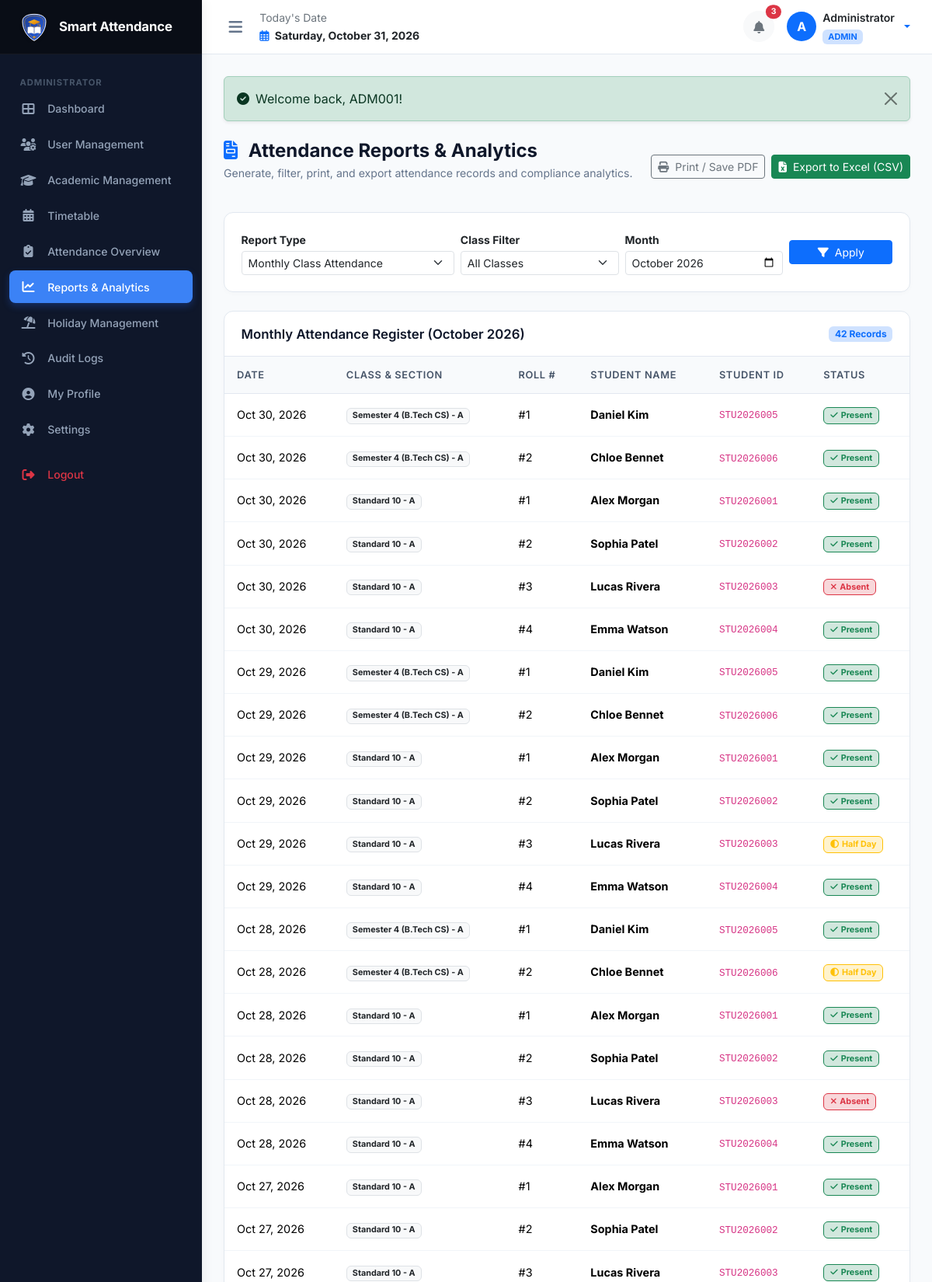
Screenshot of /admin/reports.php (signed in, upper part) with the database file from the repository.
### tables this page shows
CREATE TABLE `daily_attendance` (
  `id` INT AUTO_INCREMENT PRIMARY KEY,
  `student_id` INT NOT NULL,
  `class_id` INT NOT NULL,
  `section_id` INT NOT NULL,
  `academic_year_id` INT NOT NULL,
  `attendance_date` DATE NOT NULL,
  `status` ENUM('present', 'absent', 'late', 'half_day') NOT NULL,
  `marked_by` INT NOT NULL,
  `remarks` VARCHAR(255) NULL,
  `created_at` TIMESTAMP DEFAULT CURRENT_TIMESTAMP,
  `updated_at` TIMESTAMP DEFAULT CURRENT_TIMESTAMP ON UPDATE CURRENT_TIMESTAMP,
  UNIQUE KEY `uk_student_daily` (`student_id`, `attendance_date`),
  INDEX `idx_daily_filter` (`class_id`, `section_id`, `attendance_date`),
  FOREIGN KEY (`student_id`) REFERENCES `students`(`id`) ON DELETE CASCADE,
  FOREIGN KEY (`class_id`) REFERENCES `classes`(`id`) ON DELETE CASCADE,
  FOREIGN KEY (`section_id`) REFERENCES `sections`(`id`) ON DELETE CASCADE,
  FOREIGN KEY (`academic_year_id`) REFERENCES `academic_years`(`id`) ON DELETE CASCADE,
  FOREIGN KEY (`marked_by`) REFERENCES `users`(`id`) ON DELETE CASCADE
);

CREATE TABLE `classes` (
  `id` INT AUTO_INCREMENT PRIMARY KEY,
  `name` VARCHAR(100) NOT NULL UNIQUE,
  `type` ENUM('school', 'college') NOT NULL DEFAULT 'school',
  `numeric_level` INT NOT NULL,
  `created_at` TIMESTAMP DEFAULT CURRENT_TIMESTAMP,
  INDEX `idx_class_type` (`type`)
);

CREATE TABLE `sections` (
  `id` INT AUTO_INCREMENT PRIMARY KEY,
  `class_id` INT NOT NULL,
  `name` VARCHAR(20) NOT NULL,
  `created_at` TIMESTAMP DEFAULT CURRENT_TIMESTAMP,
  UNIQUE KEY `uk_class_section` (`class_id`, `name`),
  FOREIGN KEY (`class_id`) REFERENCES `classes`(`id`) ON DELETE CASCADE
);

CREATE TABLE `students` (
  `id` INT AUTO_INCREMENT PRIMARY KEY,
  `user_id` INT NOT NULL UNIQUE,
  `student_id` VARCHAR(50) NOT NULL UNIQUE,
  `admission_no` VARCHAR(50) NOT NULL UNIQUE,
  `roll_no` INT NOT NULL,
  `full_name` VARCHAR(150) NOT NULL,
  `photo` VARCHAR(255) NULL,
  `dob` DATE NULL,
  `gender` ENUM('male', 'female', 'other') DEFAULT 'male',
  `address` TEXT NULL,
  `class_id` INT NOT NULL,
  `section_id` INT NOT NULL,
  `academic_year_id` INT NOT NULL,
  `admission_date` DATE NULL,
  `created_at` TIMESTAMP DEFAULT CURRENT_TIMESTAMP,
  `updated_at` TIMESTAMP DEFAULT CURRENT_TIMESTAMP ON UPDATE CURRENT_TIMESTAMP,
  UNIQUE KEY `uk_class_section_roll` (`class_id`, `section_id`, `roll_no`),
  FOREIGN KEY (`user_id`) REFERENCES `users`(`id`) ON DELETE CASCADE,
  FOREIGN KEY (`class_id`) REFERENCES `classes`(`id`) ON DELETE CASCADE,
  FOREIGN KEY (`section_id`) REFERENCES `sections`(`id`) ON DELETE CASCADE,
  FOREIGN KEY (`academic_year_id`) REFERENCES `academic_years`(`id`) ON DELETE CASCADE
);

### admin/reports.php (the view, shortened to what this page needs)
<?php
require_once __DIR__ . '/../includes/functions.php';
$pdo = get_db_connection();
$reportType = $_GET['type'] ?? 'monthly_class';
$classId = (int)($_GET['class_id'] ?? 0);
$month = $_GET['month'] ?? date('Y-m');
$threshold = (float)get_setting('attendance_threshold', '75');
$reportRows = [];
$lowStudents = [];
if ($reportType === 'low_attendance') {
    $lowStudents = get_low_attendance_students($threshold, ($classId > 0 ? $classId : null));
} else {
    $sql = "SELECT a.attendance_date, c.name as class_name, sec.name as section_name, s.roll_no, s.full_name as student_name, s.student_id, a.status
            FROM daily_attendance a
            JOIN students s ON a.student_id = s.id
            JOIN classes c ON a.class_id = c.id
            JOIN sections sec ON a.section_id = sec.id
            WHERE a.attendance_date LIKE ? " . ($classId > 0 ? "AND a.class_id = ?" : "") . "
            ORDER BY a.attendance_date DESC, c.numeric_level, s.roll_no";
    $params = [$month . '%'];
    $stmt = $pdo->prepare($sql);
    $stmt->execute($params);
    $reportRows = $stmt->fetchAll();
}
require_once __DIR__ . '/../includes/header.php';
require_once __DIR__ . '/../includes/sidebar.php';
require_once __DIR__ . '/../includes/navbar.php';
?>
<div class="page-header">
  <div>
    <h1 class="page-title"><i class="fas fa-file-invoice me-2 text-primary"></i> Attendance Reports & Analytics</h1>
    <p class="page-subtitle">Generate, filter, print, and export attendance records and compliance analytics.</p>
  </div>
  <div class="d-flex gap-2 no-print">
    <button onclick="window.print()" class="btn btn-outline-secondary btn-sm">
      <i class="fas fa-print me-1"></i> Print / Save PDF
    </button>
    <a href="?type=<?= e($reportType) ?>&month=<?= e($month) ?>&class_id=<?= $classId ?>&export=csv" class="btn btn-success btn-sm">
      <i class="fas fa-file-excel me-1"></i> Export to Excel (CSV)
    </a>
  </div>
</div>
<div class="card card-custom mb-4 no-print">
  <div class="card-body">
    <form method="GET" action="" class="row g-2 align-items-center">
      <div class="col-md-4">
        <label class="form-label small fw-bold mb-1">Report Type</label>
        <select name="type" class="form-select form-select-sm" onchange="this.form.submit()">
          <option value="monthly_class" <?= ($reportType === 'monthly_class') ? 'selected' : '' ?>>Monthly Class Attendance</option>
        </select>
      </div>
      <div class="col-md-3">
        <label class="form-label small fw-bold mb-1">Class Filter</label>
        <select name="class_id" class="form-select form-select-sm" onchange="this.form.submit()">
          <option value="0">All Classes</option>
        </select>
      </div>
      <div class="col-md-3">
        <label class="form-label small fw-bold mb-1">Month</label>
        <input type="month" name="month" class="form-control form-control-sm" value="<?= e($month) ?>" onchange="this.form.submit()">
      </div>
      <div class="col-md-2 d-flex align-items-end">
        <button type="submit" class="btn btn-primary btn-sm w-100">
          <i class="fas fa-filter me-1"></i> Apply
        </button>
      </div>
    </form>
  </div>
</div>
<div class="card card-custom">
  <div class="card-header d-flex justify-content-between align-items-center">
    <h5 class="card-title">
      <?= ($reportType === 'low_attendance') ? "Low Attendance Defaulters List" : "Monthly Attendance Register (" . date('F Y', strtotime($month . '-01')) . ")" ?>
    </h5>
    <span class="badge bg-primary-subtle text-primary">
      <?= ($reportType === 'low_attendance') ? count($lowStudents) . ' Defaulters' : count($reportRows) . ' Records' ?>
    </span>
  </div>
  <div class="card-body p-0">
    <div class="table-responsive">
      <?php if ($reportType === 'low_attendance'): ?>
        <table class="table table-custom table-hover align-middle mb-0">
          <thead>
            <tr>
              <th>Student ID</th>
              <th>Roll #</th>
              <th>Student Name</th>
              <th>Class & Section</th>
              <th>Present / Total</th>
              <th>Attendance %</th>
              <th>Deficit Status</th>
            </tr>
          </thead>
          <tbody>
            <?php if (!empty($lowStudents)): ?>
              <?php foreach ($lowStudents as $s): ?>
                <tr>
                  <td><code><?= e($s['student_id']) ?></code></td>
                  <td>#<?= $s['roll_no'] ?></td>
                  <td><strong><?= e($s['full_name']) ?></strong></td>
                  <td><?= e($s['class_name']) ?> - Sec <?= e($s['section_name']) ?></td>
                  <td><?= $s['present_count'] ?> / <?= $s['total_days'] ?></td>
                  <td>
                    <span class="badge bg-danger-subtle text-danger border border-danger px-2 py-1 fw-bold fs-6">
                      <?= $s['percentage'] ?>%
                    </span>
                  </td>
                  <td>
                    <span class="badge bg-warning text-dark"><i class="fas fa-exclamation-circle me-1"></i>Notice Required</span>
                  </td>
                </tr>
              <?php endforeach; ?>
            <?php else: ?>
              <tr><td colspan="7" class="text-center py-4 text-muted">No students currently have attendance below <?= $threshold ?>%.</td></tr>
            <?php endif; ?>
          </tbody>
        </table>
      <?php else: ?>
        <table class="table table-custom table-hover align-middle mb-0">
          <thead>
            <tr>
              <th>Date</th>
              <th>Class & Section</th>
              <th>Roll #</th>
              <th>Student Name</th>
              <th>Student ID</th>
              <th>Status</th>
            </tr>
          </thead>
          <tbody>
            <?php if (!empty($reportRows)): ?>
              <?php foreach ($reportRows as $r): ?>
                <tr>
                  <td><?= format_date($r['attendance_date']) ?></td>
                  <td><span class="badge bg-light text-dark border"><?= e($r['class_name']) ?> - <?= e($r['section_name']) ?></span></td>
                  <td>#<?= $r['roll_no'] ?></td>
                  <td><strong><?= e($r['student_name']) ?></strong></td>
                  <td><code><?= e($r['student_id']) ?></code></td>
                  <td><?= status_badge($r['status']) ?></td>
                </tr>
              <?php endforeach; ?>
            <?php else: ?>
              <tr><td colspan="6" class="text-center py-4 text-muted">No attendance entries recorded for the selected period.</td></tr>
            <?php endif; ?>
          </tbody>
        </table>
      <?php endif; ?>
    </div>
  </div>
</div>
<?php require_once __DIR__ . '/../includes/footer.php'; ?>

### includes/functions.php (shortened to what this page needs)
<?php
function e(?string $value): string {
    return htmlspecialchars((string)($value ?? ''), ENT_QUOTES, 'UTF-8');
}
function get_flash_messages(): array {
    $messages = $_SESSION['flash'] ?? [];
    return $messages;
}
function render_flash_messages(): string {
    $messages = get_flash_messages();
    $html = '<div class="flash-messages-container mb-4">';
    foreach ($messages as $msg) {
        $alertClass = match ($msg['type']) {
            'success' => 'alert-success',
            'error', 'danger' => 'alert-danger',
            'warning' => 'alert-warning',
            default => 'alert-info'
        };
        $icon = match ($msg['type']) {
            'success' => 'fa-check-circle',
            'error', 'danger' => 'fa-exclamation-circle',
            'warning' => 'fa-exclamation-triangle',
            default => 'fa-info-circle'
        };
        $html .= '<div class="alert ' . $alertClass . ' alert-dismissible fade show shadow-sm" role="alert">';
        $html .= '<i class="fas ' . $icon . ' me-2"></i>' . e($msg['message']);
        $html .= '<button type="button" class="btn-close" data-bs-dismiss="alert" aria-label="Close"></button>';
        $html .= '</div>';
    }
    $html .= '</div>';
    return $html;
}
function format_date(?string $date, string $format = 'M d, Y'): string {
    $timestamp = strtotime($date);
    return $timestamp ? date($format, $timestamp) : '-';
}
function status_badge(string $status): string {
    $status = strtolower($status);
    return match ($status) {
        'present' => '<span class="badge bg-success-subtle text-success border border-success px-2 py-1"><i class="fas fa-check me-1"></i>Present</span>',
        'absent' => '<span class="badge bg-danger-subtle text-danger border border-danger px-2 py-1"><i class="fas fa-times me-1"></i>Absent</span>',
        'late' => '<span class="badge bg-warning-subtle text-warning-emphasis border border-warning px-2 py-1"><i class="fas fa-clock me-1"></i>Late</span>',
        'half_day' => '<span class="badge bg-warning-subtle text-warning border border-warning px-2 py-1"><i class="fas fa-adjust me-1"></i>Half Day</span>',
        'on_leave' => '<span class="badge bg-info-subtle text-info-emphasis border border-info px-2 py-1"><i class="fas fa-plane me-1"></i>On Leave</span>',
        'active' => '<span class="badge bg-success text-white px-2 py-1">Active</span>',
        'inactive' => '<span class="badge bg-secondary text-white px-2 py-1">Inactive</span>',
        'pending' => '<span class="badge bg-warning text-dark px-2 py-1"><i class="fas fa-hourglass-half me-1"></i>Pending</span>',
        'approved' => '<span class="badge bg-success text-white px-2 py-1"><i class="fas fa-check me-1"></i>Approved</span>',
        'rejected' => '<span class="badge bg-danger text-white px-2 py-1"><i class="fas fa-ban me-1"></i>Rejected</span>',
        default => '<span class="badge bg-secondary px-2 py-1">' . e(ucfirst($status)) . '</span>'
    };
}

### assets/css/style.css (style rules this page uses)
:root { --primary: #1e40af; --primary-hover: #1e3a8a; --primary-light: #eff6ff; --secondary: #64748b; --accent: #3b82f6; --dark-sidebar: #0f172a; --sidebar-hover: #1e293b; --sidebar-text: #94a3b8; --sidebar-text-active: #ffffff; --bg-main: #f8fafc; --card-bg: #ffffff; --border-color: #e2e8f0; --text-main: #1e293b; --text-muted: #64748b; --status-present: #10b981; --status-absent: #ef4444; --status-late: #f59e0b; --status-halfday: #f97316; --status-leave: #06b6d4; --sidebar-width: 260px; --sidebar-collapsed-width: 76px; --topbar-height: 70px; --transition: all 0.25s cubic-bezier(0.4, 0, 0.2, 1); }
body { font-family: 'Inter', -apple-system, BlinkMacSystemFont, "Segoe UI", Roboto, Oxygen, Ubuntu, Cantarell, sans-serif; background-color: var(--bg-main); color: var(--text-main); min-height: 100vh; margin: 0; padding: 0; }
h1, h2, h3, h4, h5, h6 { font-weight: 600; color: #0f172a; }
a { text-decoration: none; transition: var(--transition); }
.page-header { margin-bottom: 1.5rem; display: flex; align-items: center; justify-content: space-between; flex-wrap: wrap; gap: 1rem; }
.page-title { font-size: 1.5rem; font-weight: 700; color: #0f172a; margin: 0; }
.page-subtitle { color: var(--text-muted); font-size: 0.88rem; margin-top: 0.2rem; }
.card-custom { background: #ffffff; border: 1px solid var(--border-color); border-radius: 12px; box-shadow: 0 2px 6px rgba(0, 0, 0, 0.02); margin-bottom: 1.5rem; }
.card-custom .card-header { background: transparent; border-bottom: 1px solid var(--border-color); padding: 1.15rem 1.35rem; display: flex; align-items: center; justify-content: space-between; }
.card-custom .card-header .card-title { font-size: 1.05rem; font-weight: 600; color: #0f172a; margin: 0; }
.card-custom .card-body { padding: 1.35rem; }
.table-custom { margin: 0; }
.table-custom thead th { background-color: #f8fafc; color: #475569; font-weight: 600; font-size: 0.8rem; text-transform: uppercase; letter-spacing: 0.05em; border-bottom: 1px solid var(--border-color); padding: 0.85rem 1rem; }
.table-custom tbody td { padding: 0.95rem 1rem; vertical-align: middle; border-bottom: 1px solid #f1f5f9; font-size: 0.9rem; }

### rows the page displays
daily_attendance: attendance_date "Oct 30, 2026", class.name "Semester 4 (B.Tech CS)", section.name "A", student.roll_no "1", student.full_name "Daniel Kim", student.student_id "STU2026005", status "Present"
daily_attendance: attendance_date "Oct 30, 2026", class.name "Semester 4 (B.Tech CS)", section.name "A", student.roll_no "2", student.full_name "Chloe Bennet", student.student_id "STU2026006", status "Present"
daily_attendance: attendance_date "Oct 30, 2026", class.name "Standard 10", section.name "A", student.roll_no "1", student.full_name "Alex Morgan", student.student_id "STU2026001", status "Present"
daily_attendance: attendance_date "Oct 30, 2026", class.name "Standard 10", section.name "A", student.roll_no "2", student.full_name "Sophia Patel", student.student_id "STU2026002", status "Present"
daily_attendance: attendance_date "Oct 30, 2026", class.name "Standard 10", section.name "A", student.roll_no "3", student.full_name "Lucas Rivera", student.student_id "STU2026003", status "Absent"
daily_attendance: attendance_date "Oct 30, 2026", class.name "Standard 10", section.name "A", student.roll_no "4", student.full_name "Emma Watson", student.student_id "STU2026004", status "Present"
daily_attendance: attendance_date "Oct 29, 2026", class.name "Semester 4 (B.Tech CS)", section.name "A", student.roll_no "1", student.full_name "Daniel Kim", student.student_id "STU2026005", status "Present"
daily_attendance: attendance_date "Oct 29, 2026", class.name "Semester 4 (B.Tech CS)", section.name "A", student.roll_no "2", student.full_name "Chloe Bennet", student.student_id "STU2026006", status "Present"
daily_attendance: attendance_date "Oct 29, 2026", class.name "Standard 10", section.name "A", student.roll_no "1", student.full_name "Alex Morgan", student.student_id "STU2026001", status "Present"
daily_attendance: attendance_date "Oct 29, 2026", class.name "Standard 10", section.name "A", student.roll_no "2", student.full_name "Sophia Patel", student.student_id "STU2026002", status "Present"
daily_attendance: attendance_date "Oct 29, 2026", class.name "Standard 10", section.name "A", student.roll_no "3", student.full_name "Lucas Rivera", student.student_id "STU2026003", status "Half Day"
daily_attendance: attendance_date "Oct 29, 2026", class.name "Standard 10", section.name "A", student.roll_no "4", student.full_name "Emma Watson", student.student_id "STU2026004", status "Present"
daily_attendance: attendance_date "Oct 28, 2026", class.name "Semester 4 (B.Tech CS)", section.name "A", student.roll_no "1", student.full_name "Daniel Kim", student.student_id "STU2026005", status "Present"
daily_attendance: attendance_date "Oct 28, 2026", class.name "Semester 4 (B.Tech CS)", section.name "A", student.roll_no "2", student.full_name "Chloe Bennet", student.student_id "STU2026006", status "Half Day"
daily_attendance: attendance_date "Oct 28, 2026", class.name "Standard 10", section.name "A", student.roll_no "1", student.full_name "Alex Morgan", student.student_id "STU2026001", status "Present"
daily_attendance: attendance_date "Oct 28, 2026", class.name "Standard 10", section.name "A", student.roll_no "2", student.full_name "Sophia Patel", student.student_id "STU2026002", status "Present"
daily_attendance: attendance_date "Oct 28, 2026", class.name "Standard 10", section.name "A", student.roll_no "3", student.full_name "Lucas Rivera", student.student_id "STU2026003", status "Absent"
daily_attendance: attendance_date "Oct 28, 2026", class.name "Standard 10", section.name "A", student.roll_no "4", student.full_name "Emma Watson", student.student_id "STU2026004", status "Present"
daily_attendance: attendance_date "Oct 27, 2026", class.name "Standard 10", section.name "A", student.roll_no "1", student.full_name "Alex Morgan", student.student_id "STU2026001", status "Present"
daily_attendance: attendance_date "Oct 27, 2026", class.name "Standard 10", section.name "A", student.roll_no "2", student.full_name "Sophia Patel", student.student_id "STU2026002", status "Present"
daily_attendance: attendance_date "Oct 27, 2026", class.name "Standard 10", section.name "A", student.roll_no "3", student.full_name "Lucas Rivera", student.student_id "STU2026003", status "Present"

### other values shown
$unreadCount "3"
substr($user['full_name'] ?? 'U', 0, 1) "A"
$user['full_name'] "Administrator"
$user['role'] "ADMIN"
$msg['message'] "Welcome back, ADM001!"
date('F Y', strtotime($month . '-01')) "October 2026"
count($reportRows) "42"
